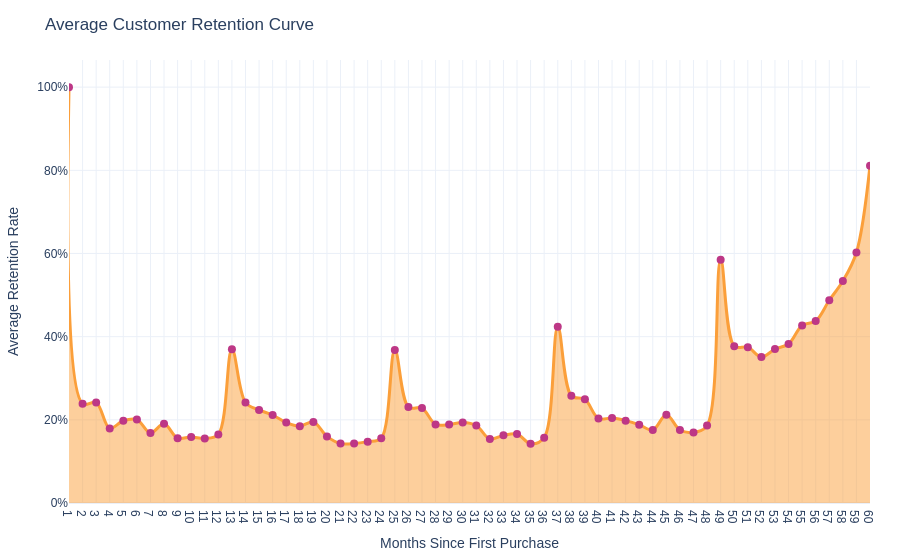

The notebook cell saved with this chart:
### Markdown cell above
## section 2.2 (all the codes in one cell - do not insert extra cells)

### Code cell
#Customer Retention Curve

#Build cohorts
df['order_period']  = df['Date'].dt.to_period('M')
df['cohort_period'] = (
    df.groupby('customer_code')['Date']
      .transform('min')
      .dt.to_period('M')
)
df['cohort_index'] = (
    (df['order_period'].dt.year  - df['cohort_period'].dt.year) * 12
  + (df['order_period'].dt.month - df['cohort_period'].dt.month)
  + 1
)

cohort_data = (
    df
    .groupby(['cohort_period','cohort_index'])['customer_code']
    .nunique()
    .reset_index(name='n_customers')
)
cohort_sizes = (
    cohort_data[cohort_data['cohort_index']==1]
    .rename(columns={'n_customers':'cohort_size'})
    [['cohort_period','cohort_size']]
)
cohort_data = cohort_data.merge(cohort_sizes, on='cohort_period')
cohort_data['retention_rate'] = cohort_data['n_customers'] / cohort_data['cohort_size']

#Compute average retention by month
avg_retention = (
    cohort_data
    .groupby('cohort_index')['retention_rate']
    .mean()
    .reset_index()
)

#Plot the average retention curve
fig = px.line(
    avg_retention,
    x='cohort_index',
    y='retention_rate',
    title='Average Customer Retention Curve',
    labels={
        'cohort_index': 'Months Since First Purchase',
        'retention_rate': 'Average Retention Rate'
    },
    markers=True,
    template='plotly_white'
)

fig.update_traces(
    line_shape='spline',
    line=dict(width=3, color=px.colors.sequential.Plasma[7]),
    marker=dict(size=8, color=px.colors.sequential.Plasma[4]),
    fill='tozeroy'
)
fig.update_layout(
    yaxis_tickformat='.0%',
    xaxis=dict(dtick=1),
    margin=dict(l=50, r=30, t=60, b=50),
    font=dict(family='Arial', size=12)
)

fig.show()

### Figure 1 — Plotly figure (JSON) as saved in the notebook; plotly's stock layout.template omitted (floating-point values rounded to 4 significant figures)
{"data": [{"fill": "tozeroy", "hovertemplate": "Months Since First Purchase=%{x}<br>Average Retention Rate=%{y}<extra></extra>", "legendgroup": "", "line": {"color": "#fb9f3a", "dash": "solid", "shape": "spline", "width": 3}, "marker": {"color": "#bd3786", "size": 8, "symbol": "circle"}, "mode": "lines+markers", "name": "", "orientation": "v", "showlegend": false, "type": "scatter", "x": [1, 2, 3, 4, 5, 6, 7, 8, 9, 10, 11, 12, 13, 14, 15, 16, 17, 18, 19, 20, 21, 22, 23, 24, 25, 26, 27, 28, 29, 30, 31, 32, 33, 34, 35, 36, 37, 38, 39, 40, 41, 42, 43, 44, 45, 46, 47, 48, 49, 50, 51, 52, 53, 54, 55, 56, 57, 58, 59, 60], "xaxis": "x", "y": [1.0, 0.2385, 0.2417, 0.1794, 0.1977, 0.2007, 0.1684, 0.1904, 0.1558, 0.1588, 0.1553, 0.1647, 0.3698, 0.2414, 0.2237, 0.2115, 0.1933, 0.1848, 0.1948, 0.1602, 0.1428, 0.1428, 0.1476, 0.1555, 0.3677, 0.2307, 0.2282, 0.189, 0.1888, 0.1937, 0.1865, 0.1541, 0.1626, 0.1659, 0.1425, 0.1572, 0.4238, 0.2576, 0.2493, 0.2033, 0.2042, 0.198, 0.1882, 0.1754, 0.2123, 0.1754, 0.1697, 0.1864, 0.5847, 0.3772, 0.3746, 0.3511, 0.37, 0.3823, 0.4268, 0.4376, 0.4875, 0.5338, 0.6025, 0.8111], "yaxis": "y"}], "layout": {"font": {"family": "Arial", "size": 12}, "legend": {"tracegroupgap": 0}, "margin": {"b": 50, "l": 50, "r": 30, "t": 60}, "title": {"text": "Average Customer Retention Curve"}, "xaxis": {"anchor": "y", "domain": [0, 1], "dtick": 1, "title": {"text": "Months Since First Purchase"}}, "yaxis": {"anchor": "x", "domain": [0, 1], "tickformat": ".0%", "title": {"text": "Average Retention Rate"}}}}
